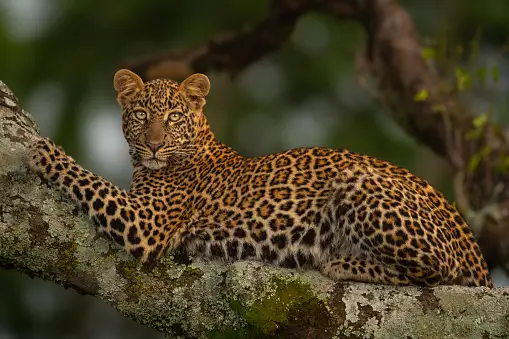
#> input picture img.webp, 509 x 339 px
$ python 5.py
#> lines starting #> are read from the running program, lines starting #| are printed output that depends on the picture; after the words box and inside, x2 and y2 are one past the last pixel; in counts of white or black regions, pixels touching at a corner belong together
import cv2

# Read the image
image = cv2.imread('img.webp')
#> image is the input picture: shape (339, 509, 3); mean B, G, R 37.7, 63.5, 73.8

# Check if the image was successfully loaded
if image is None:
    print("Error: Unable to read the image.")
else:
    # Convert the image to grayscale
    gray_image = cv2.cvtColor(image, cv2.COLOR_BGR2GRAY)
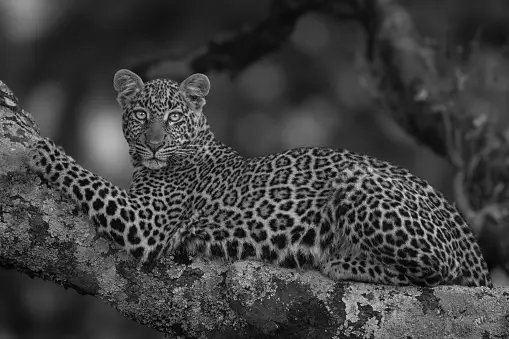
#> gray_image: shape (339, 509); min 0, max 242, mean 63.6

    # Apply thresholding to create a binary image
    _, binary_image = cv2.threshold(gray_image, 127, 255, cv2.THRESH_BINARY)
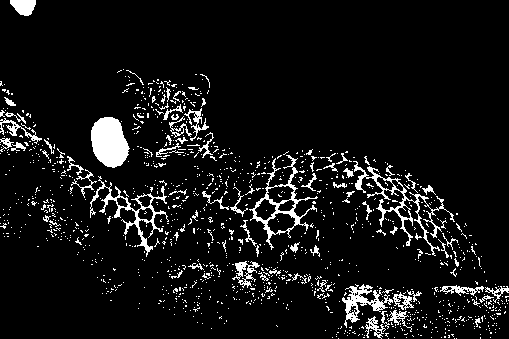
#> binary_image: shape (339, 509); 7.7% white; 1214 white regions (1133 under 20 px)

    # Find contours in the binary image
    contours, _ = cv2.findContours(
        binary_image, cv2.RETR_EXTERNAL, cv2.CHAIN_APPROX_SIMPLE)
#> contours = 1204 contours, 1167 with area under 20; largest, box (x1, y1, x2, y2) and area: (249, 155, 318, 250) 1809, (91, 117, 130, 168) 1394, (353, 161, 455, 256) 979, (90, 176, 169, 257) 935, (342, 284, 393, 328) 614

    # Draw the contours on a copy of the original image
    contour_image = image.copy()
    cv2.drawContours(contour_image, contours, -1, (0, 255, 0), 2)
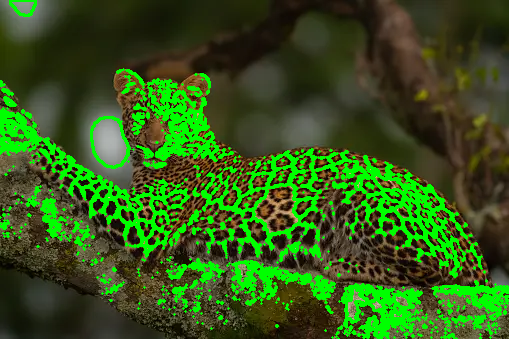
#> contour_image: shape (339, 509, 3); 16.69% of pixels changed, all inside (x1, y1, x2, y2) = (0, 0, 509, 339)

    # Display the original image with contours
    cv2.imshow('Original Image | 1JS21CS004', image)

    cv2.imshow('Contours', contour_image)

    # Wait for any key to be pressed
    cv2.waitKey(0)
    cv2.destroyAllWindows()
